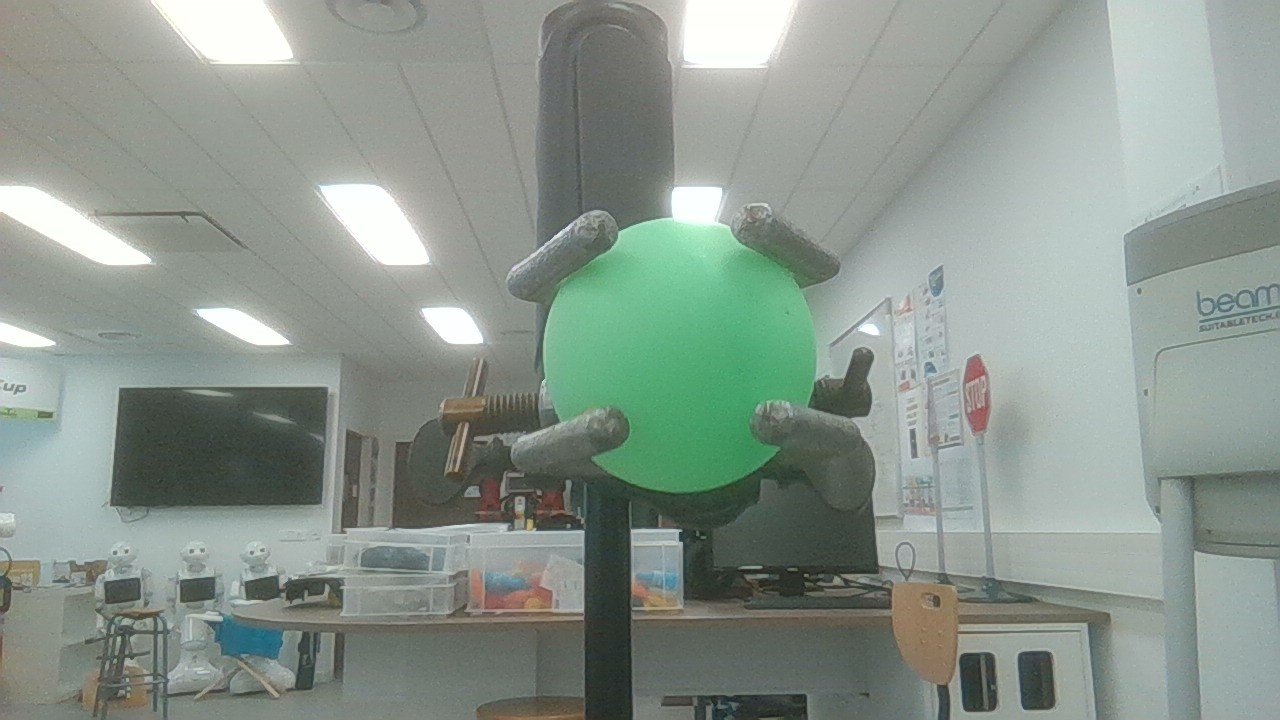
#> input picture couleur/Photos/photo13.jpg, 1280 x 720 px
$ python graph_question_11.py
#> lines starting #> are read from the running program, lines starting #| are printed output that depends on the picture; after the words box and inside, x2 and y2 are one past the last pixel; in counts of white or black regions, pixels touching at a corner belong together
import cv2
import numpy as np
import matplotlib.pyplot as plt
import os

# --- Fonction pour mesurer le diamètre en pixels ---
def measure_diameter(image_path, lower_hsv, upper_hsv):
#> called with image_path = 'Photos/photo13.jpg', lower_hsv = array of shape (3,), upper_hsv = array of shape (3,)
    img = cv2.imread(image_path)
#> img is the input picture: shape (720, 1280, 3); mean B, G, R 141.4, 150, 138.4
    if img is None:
        raise FileNotFoundError(f"Image introuvable: {image_path}")

    hsv = cv2.cvtColor(img, cv2.COLOR_BGR2HSV)
#> hsv: shape (720, 1280, 3); mean H, S, V 62, 26.2, 150.6
    mask = cv2.inRange(hsv, lower_hsv, upper_hsv)
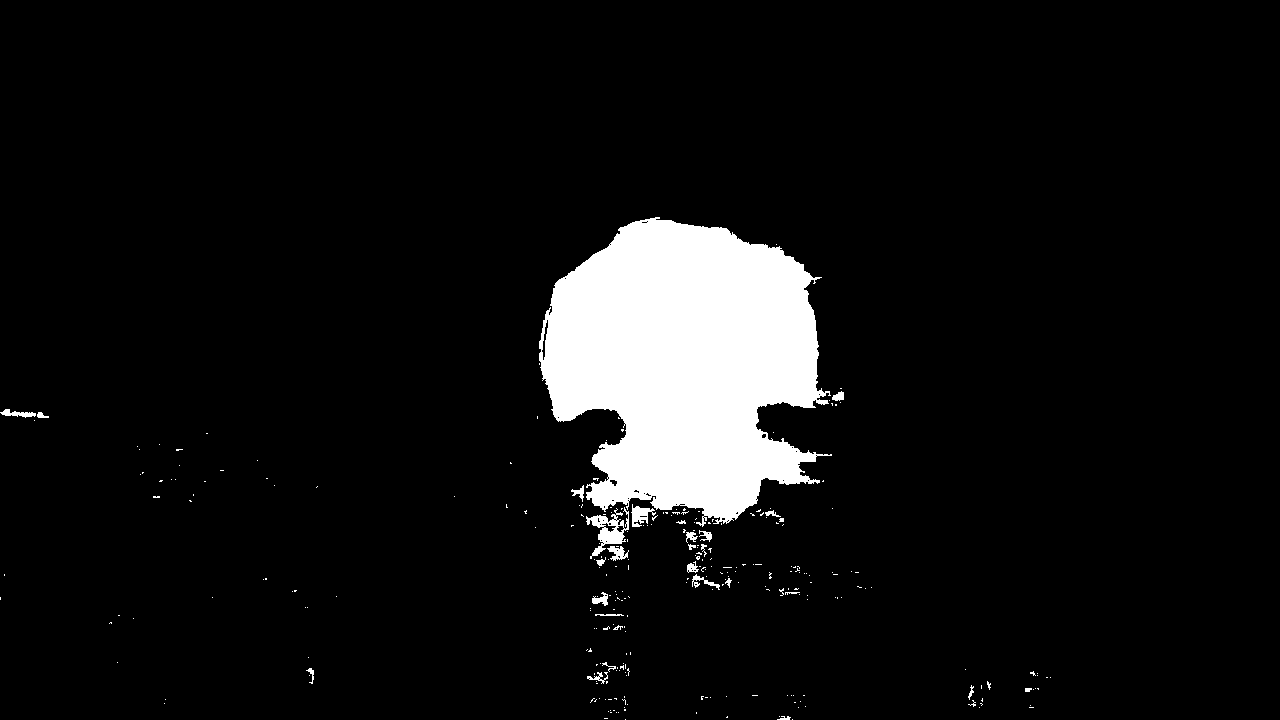
#> mask: shape (720, 1280); 7.1% white; 283 white regions (255 under 20 px)

    contours, _ = cv2.findContours(mask, cv2.RETR_EXTERNAL, cv2.CHAIN_APPROX_SIMPLE)
#> contours = 283 contours, 266 with area under 20; largest, box (x1, y1, x2, y2) and area: (539, 217, 832, 527) 61526, (586, 507, 629, 559) 746, (631, 504, 656, 527) 234, (607, 546, 629, 561) 138, (0, 409, 36, 418) 119
    if not contours:
        return None

    cnt = max(contours, key=cv2.contourArea)
#> cnt = contour of 924 points, box (x1, y1, x2, y2) (539, 217, 832, 527), area 61526
    (x, y), radius = cv2.minEnclosingCircle(cnt)
#> x = 691.8; y = 376.1; radius = 165.5
    return 2 * radius # diamètre en pixels


# --- Calibration avec modèle inverse ---
def calibrate_inverse(image_paths, known_distances_cm, lower_hsv, upper_hsv):
    diameters = []

    for path in image_paths:
        d = measure_diameter(path, lower_hsv, upper_hsv)
#> d = 331
        if d:
            diameters.append(d)
            print(f"{path}: {d:.1f}px")
#| Photos/photo13.jpg: 331.0px
        else:
            diameters.append(0)
            print(f"{path}: pas de détection")
#> pass 2 of the loop in calibrate_inverse, `for path in image_paths:`:
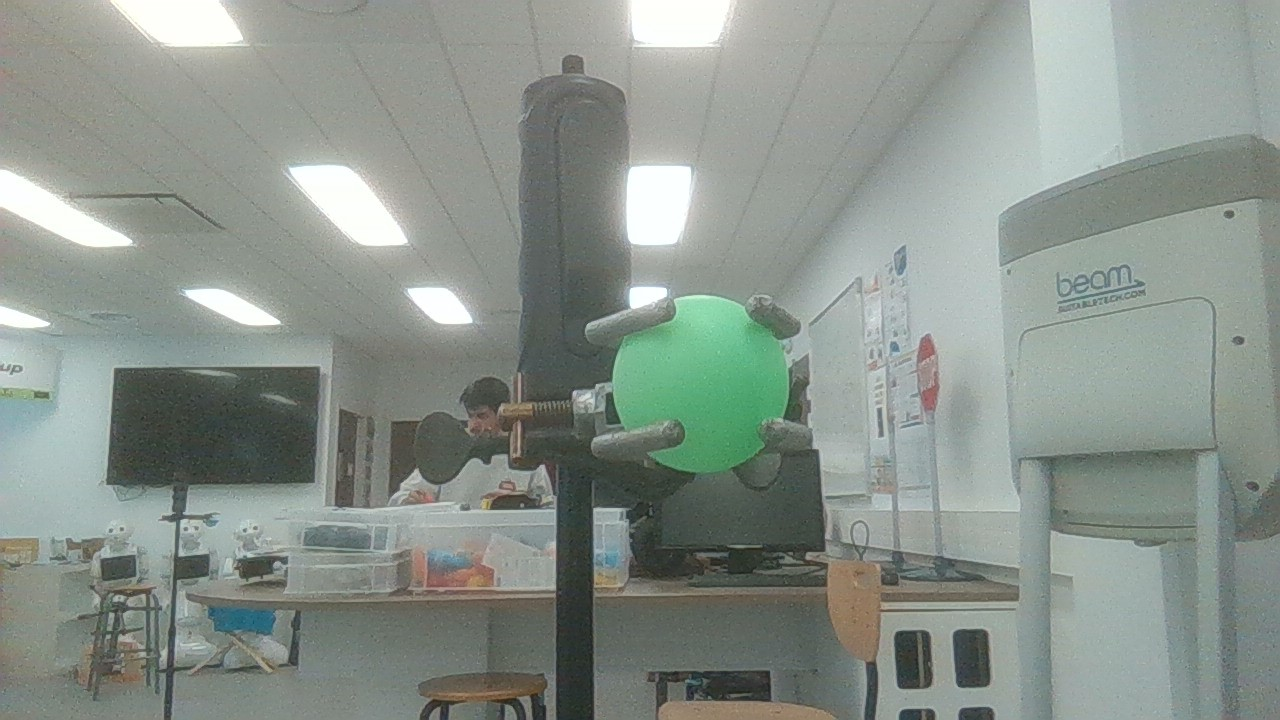
#> input picture couleur/Photos/photo20.jpg, 1280 x 720 px
#> in measure_diameter, img is the input picture: shape (720, 1280, 3); mean B, G, R 139.8, 147, 138.1
#> hsv: shape (720, 1280, 3); mean H, S, V 61.8, 22.2, 147.6
#> in measure_diameter (call 2), `mask = cv2.inRange(hsv, lower_hsv, upper_hsv)`:
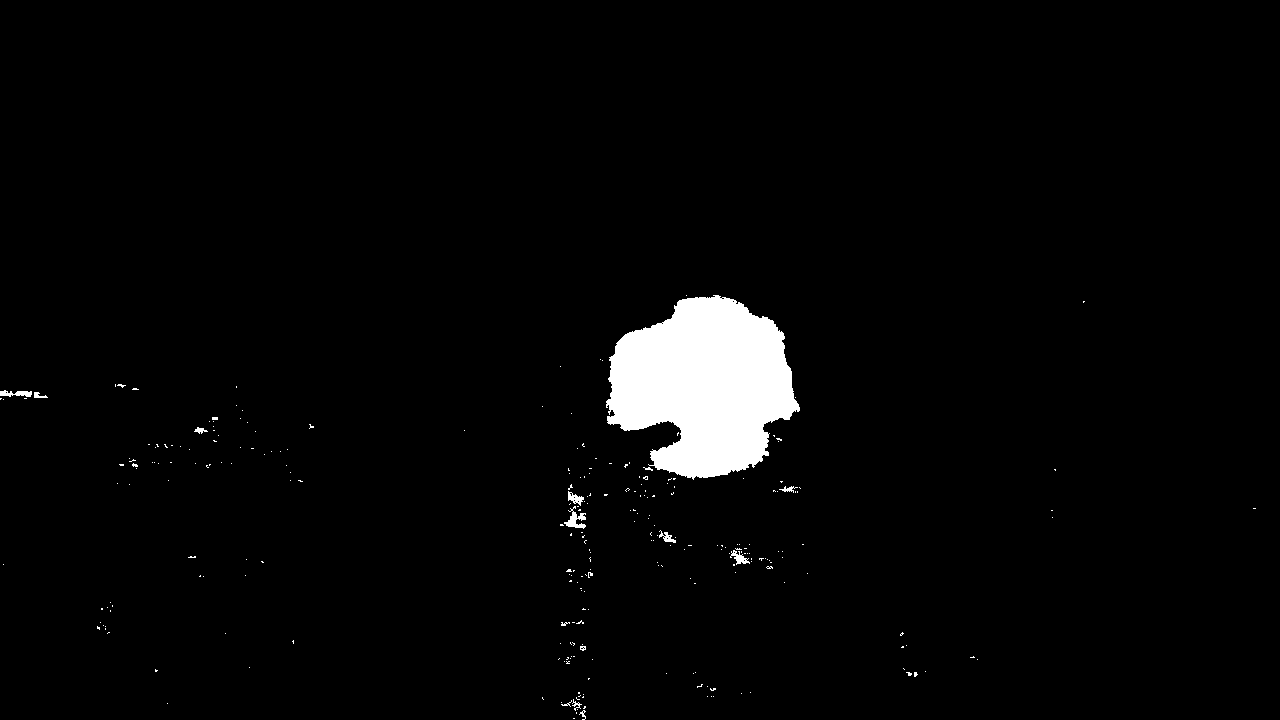
#> mask: shape (720, 1280); 2.8% white; 271 white regions (256 under 20 px)
#> contours = 271 contours, 262 with area under 20; largest, box (x1, y1, x2, y2) and area: (606, 295, 800, 480) 24086, (564, 506, 586, 529) 156, (0, 390, 32, 397) 107, (568, 491, 584, 506) 98, (730, 550, 750, 565) 92
#> cnt = contour of 480 points, box (x1, y1, x2, y2) (606, 295, 800, 480), area 24086
#> x = 701.4; y = 390.1; radius = 99.62
#> d = 199.2
#| Photos/photo20.jpg: 199.2px
#> pass 3 of the loop in calibrate_inverse, `for path in image_paths:`:
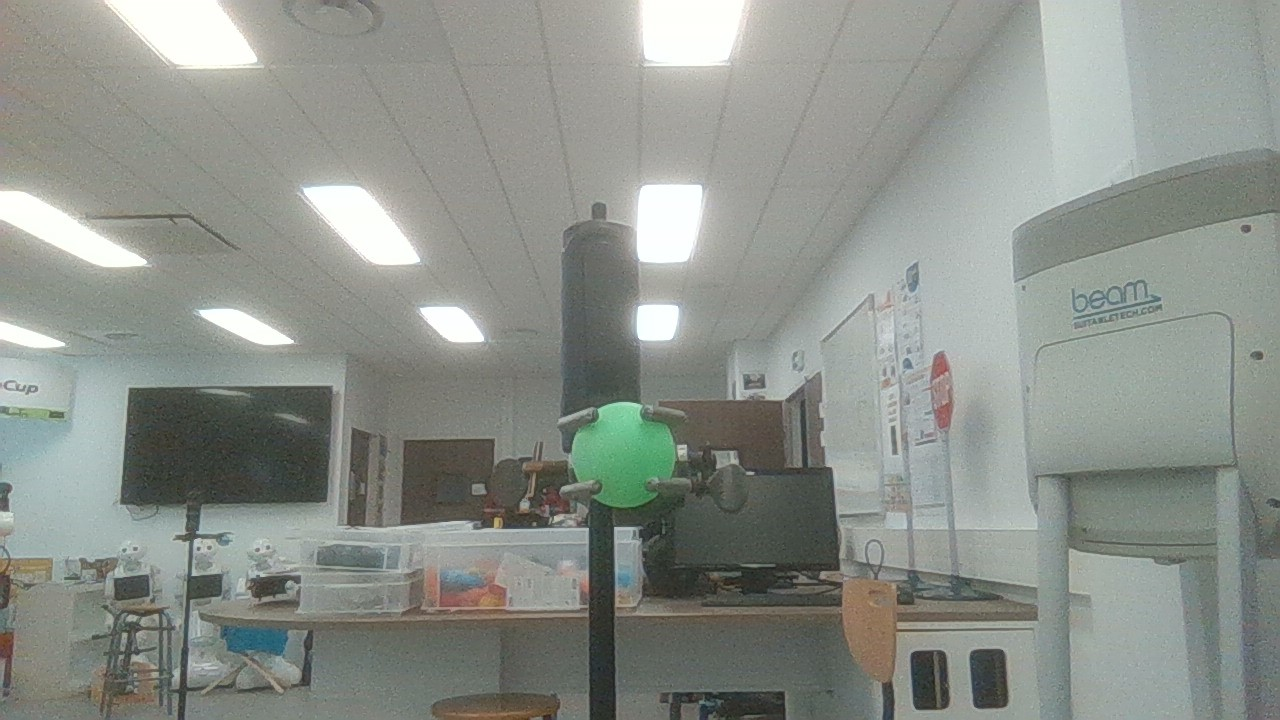
#> input picture couleur/Photos/photo37.jpg, 1280 x 720 px
#> in measure_diameter, img is the input picture: shape (720, 1280, 3); mean B, G, R 139, 145.4, 140.5
#> hsv: shape (720, 1280, 3); mean H, S, V 53.1, 18.8, 146.4
#> in measure_diameter (call 3), `mask = cv2.inRange(hsv, lower_hsv, upper_hsv)`:
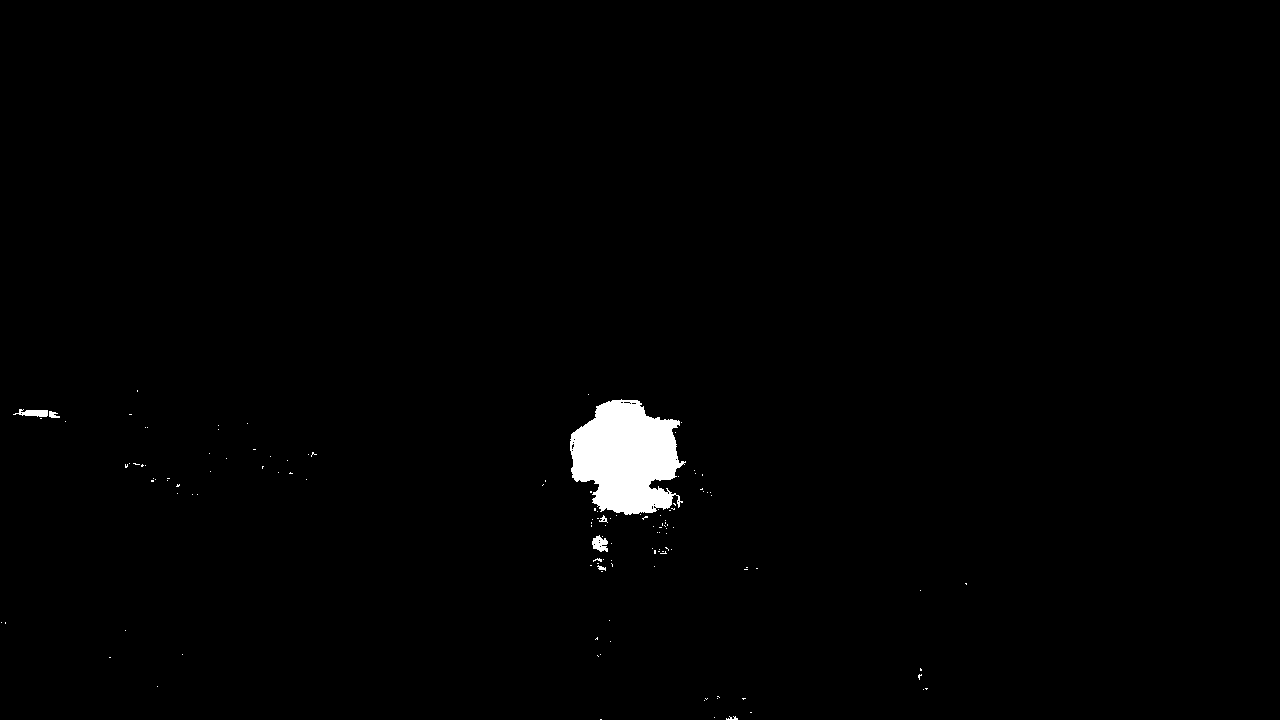
#> mask: shape (720, 1280); 1.1% white; 131 white regions (124 under 20 px)
#> contours = 131 contours, 126 with area under 20; largest, box (x1, y1, x2, y2) and area: (570, 399, 686, 515) 9124, (592, 535, 608, 552) 152, (13, 409, 48, 417) 140, (49, 411, 60, 418) 33, (599, 515, 608, 523) 20
#> cnt = contour of 320 points, box (x1, y1, x2, y2) (570, 399, 686, 515), area 9124
#> x = 630.4; y = 461.9; radius = 65.63
#> d = 131.3
#| Photos/photo37.jpg: 131.3px
#> the loop made 5 passes; the first 3 are shown

    diameters = np.array(diameters)
    distances = np.array(known_distances_cm)

    # Ajustement du modèle distance = alpha/pixels + beta
    X = np.vstack([1/diameters, np.ones_like(diameters)]).T
    coeffs, _, _, _ = np.linalg.lstsq(X, distances, rcond=None)
    alpha, beta = coeffs

    print("\nCalibration : Distance ≈ alpha/pixels + beta")
    print(f"alpha = {alpha:.4f}, beta = {beta:.4f}")

    # Tracé
    plt.scatter(diameters, distances, label="Mesures")
    x_fit = np.linspace(min(diameters), max(diameters), 100)
#> x_fit = 100 values from 64.85 to 331
    y_fit = alpha/x_fit + beta
    plt.plot(x_fit, y_fit, 'r-', label="Ajustement inverse")
    plt.xlabel("Diamètre apparent (pixels)")
    plt.ylabel("Distance (cm)")
    plt.title("Calibration distance vs pixels (modèle inverse)")
    plt.legend()
    plt.grid()
    plt.show()
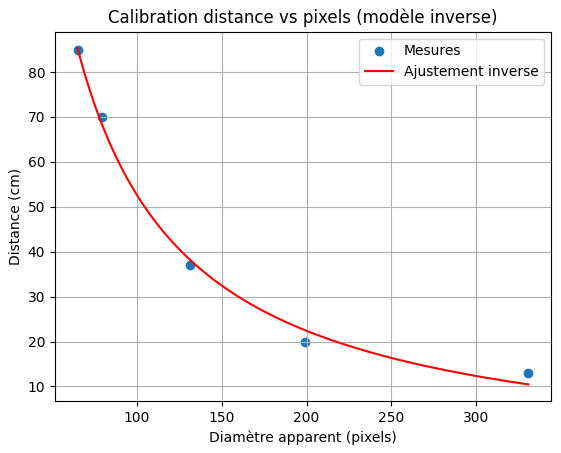
#> figure drawn by matplotlib, 1 panel; curve peaks at x = 64.85, y = 85.26

    return alpha, beta


# --- Estimation ---
def estimate_distance_inverse(test_image_path, alpha, beta, lower_hsv, upper_hsv):
    d_px = measure_diameter(test_image_path, lower_hsv, upper_hsv)
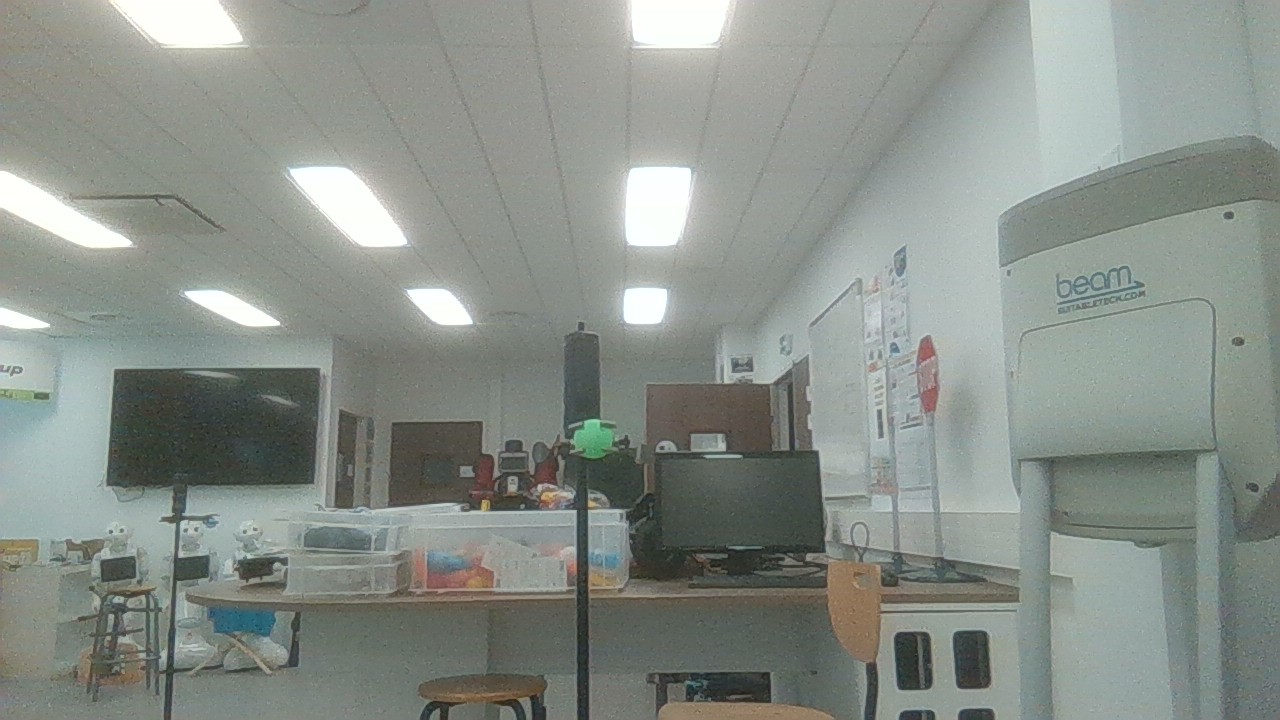
#> input picture couleur/Photos/photo100.jpg, 1280 x 720 px
#> in measure_diameter, img is the input picture: shape (720, 1280, 3); mean B, G, R 137.7, 144, 137.3
#> in measure_diameter (call 6), `hsv = cv2.cvtColor(img, cv2.COLOR_BGR2HSV)`: hsv: shape (720, 1280, 3); mean H, S, V 59.3, 20, 144.8
#> in measure_diameter (call 6), `mask = cv2.inRange(hsv, lower_hsv, upper_hsv)`:
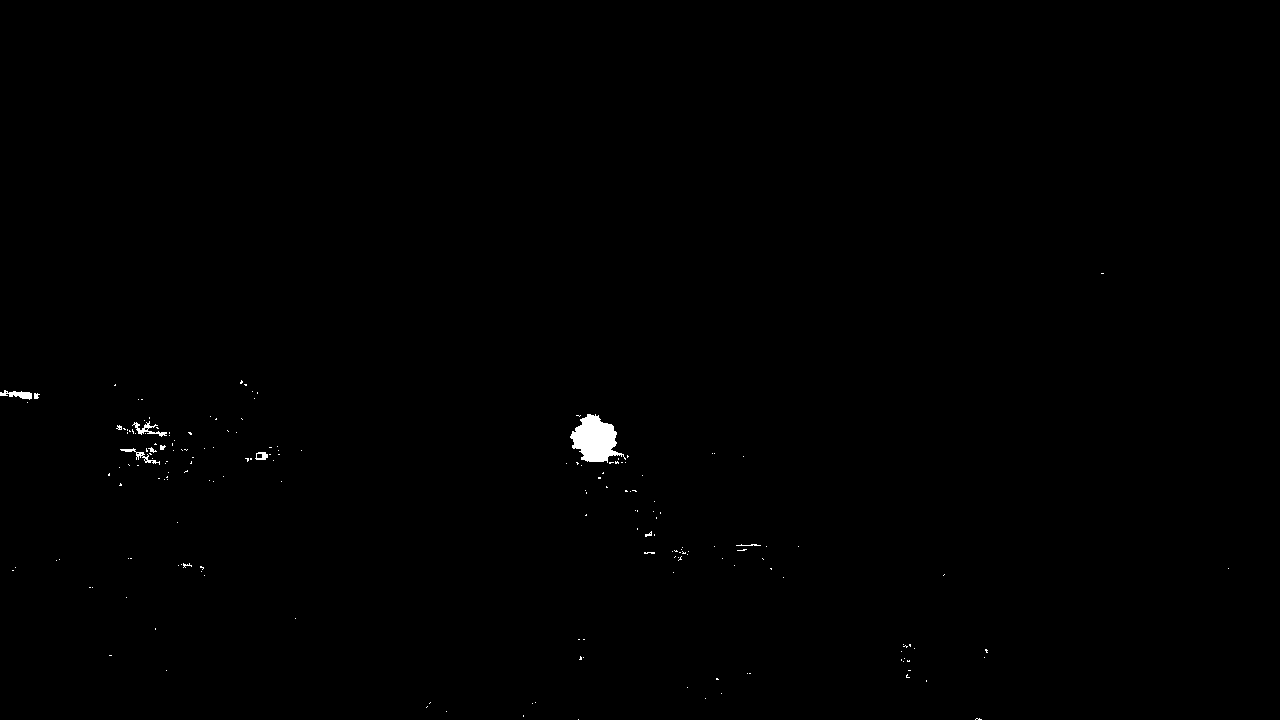
#> mask: shape (720, 1280); 0.3% white; 185 white regions (174 under 20 px)
#> in measure_diameter (call 6), `contours, _ = cv2.findContours(mask, cv2.RETR_EXTERNAL, cv2.CHAIN_APPR..`: contours = 185 contours, 180 with area under 20; largest, box (x1, y1, x2, y2) and area: (570, 414, 626, 463) 1506, (0, 390, 32, 400) 129, (132, 421, 167, 437) 109, (120, 448, 160, 465) 78, (255, 452, 268, 460) 70
#> in measure_diameter (call 6), `cnt = max(contours, key=cv2.contourArea)`: cnt = contour of 131 points, box (x1, y1, x2, y2) (570, 414, 626, 463), area 1506
#> in measure_diameter (call 6), `(x, y), radius = cv2.minEnclosingCircle(cnt)`: x = 600; y = 441.6; radius = 30.49
#> d_px = 60.98
    if d_px:
        estimated_dist = alpha/d_px + beta
        print(f"\nImage {test_image_path}: {d_px:.1f}px -> {estimated_dist:.1f} cm")
        return estimated_dist
    else:
        print(f"\nImage {test_image_path}: pas de balle détectée")
        return None


# --- MAIN ---
if __name__ == "__main__":
 # ⚠️ Adapter selon ton vert exact
 lower_green = np.array([40, 50, 50])
 upper_green = np.array([80, 255, 255])

 folder = "Photos"

 calibration_images = [
 os.path.join(folder, "photo13.jpg"),
 os.path.join(folder, "photo20.jpg"),
 os.path.join(folder, "photo37.jpg"),
 os.path.join(folder, "photo70.jpg"),
 os.path.join(folder, "photo85.jpg"),
 ]
 known_distances = [13, 20, 37, 70, 85]

 # Calibration inverse
 alpha, beta = calibrate_inverse(calibration_images, known_distances, lower_green, upper_green)

 # Test
 test_image = os.path.join(folder, "photo100.jpg")
 estimate_distance_inverse(test_image, alpha, beta, lower_green, upper_green)
